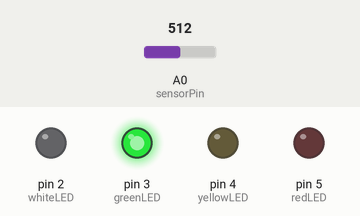
This sketch was run on a simulated Arduino Uno, built with avr-gcc and run on an emulated ATmega328P. On the bench: output pins drawn as LEDs (lit = HIGH). Inputs (shaded band) come from the test bench; at power-on: A0 (sensorPin) = 512. Pins used as bus, display or sensor lines are not drawn; what the sketch prints to the serial monitor is not drawn.

Above: at 1.8 s.
1.9 s: A0 (sensorPin) set to 535
3.4 s: A0 (sensorPin) set to 565
At 5.0 s:
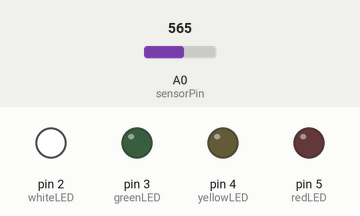
5.5 s: A0 (sensorPin) set to 440
At 7.2 s:
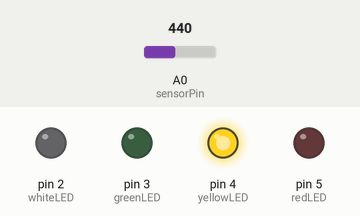
7.5 s: A0 (sensorPin) set to 315
9.2 s: A0 (sensorPin) set to 281
At 10.6 s:
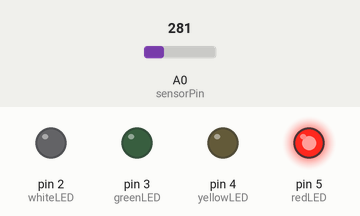
11.6 s: A0 (sensorPin) set to 0
At 12.9 s:
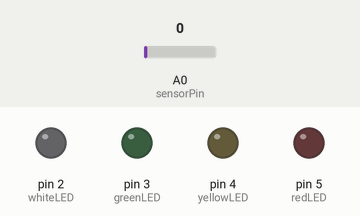
Timing chart, 0 to 14.6 s (numbered marks = the images above; inputs shaded):
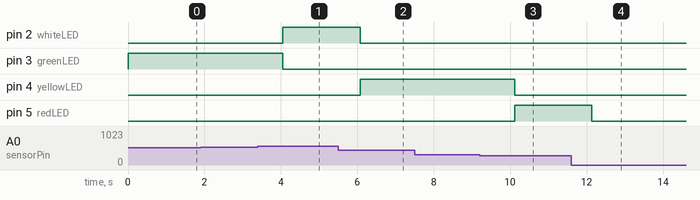

The sketch:

watersensor.ino
```cpp
/* Change these values based on your calibration values */
int lowerThreshold = 300;
int middleThreshold = 450;
int upperThreshold = 550;

// Sensor pins
#define sensorPower 7
#define sensorPin A0

// Value for storing water level
int val = 0;

// Declare pins to which LEDs are connected
int redLED = 5;
int yellowLED = 4;
int greenLED = 3;
int whiteLED = 2;

void setup() {
	Serial.begin(9600);
	pinMode(sensorPower, OUTPUT);
	digitalWrite(sensorPower, LOW);

	// Set LED pins as an OUTPUT
	pinMode(redLED, OUTPUT);
	pinMode(yellowLED, OUTPUT);
	pinMode(greenLED, OUTPUT);
  pinMode(whiteLED,OUTPUT);

	// Initially turn off all LEDs
	digitalWrite(redLED, LOW);
	digitalWrite(yellowLED, LOW);
	digitalWrite(greenLED, LOW);
  digitalWrite(whiteLED,LOW);
}

void loop() {
	int level = readSensor();

	if (level == 0) {
		Serial.println("Water Level: Empty");
    Serial.print(level);
		digitalWrite(redLED, LOW);
		digitalWrite(yellowLED, LOW);
		digitalWrite(greenLED, LOW);
    digitalWrite(whiteLED,LOW);
	}
	else if (level > 0 && level < lowerThreshold) {
		Serial.println("Water Level: Low\n");
    Serial.print(level);
		digitalWrite(redLED, HIGH);
		digitalWrite(yellowLED, LOW);
		digitalWrite(greenLED, LOW);
    digitalWrite(whiteLED,LOW);
	}
	else if (level >= lowerThreshold && level < middleThreshold) {
		Serial.println("Water Level: Medium\n");
    Serial.print(level);
		digitalWrite(redLED, LOW);
		digitalWrite(yellowLED, HIGH);
		digitalWrite(greenLED, LOW);
    digitalWrite(whiteLED,LOW);
	}
	else if (level >= middleThreshold && level < upperThreshold) {
		Serial.println("Water Level: High\n");
    Serial.print(level);
		digitalWrite(redLED, LOW);
		digitalWrite(yellowLED, LOW);
		digitalWrite(greenLED, HIGH);
    digitalWrite(whiteLED, LOW);
	}
  else if (level >= upperThreshold) {
    Serial.println("Water Level: High + \n");
    Serial.print(level);
		digitalWrite(redLED, LOW);
		digitalWrite(yellowLED, LOW);
		digitalWrite(greenLED, LOW);
    digitalWrite(whiteLED, HIGH);

  }
	delay(1000);
}

//This is a function used to get the reading
int readSensor() {
	digitalWrite(sensorPower, HIGH);
	delay(10);
	val = analogRead(sensorPin);
	digitalWrite(sensorPower, LOW);
	return val;
}
```

Measured:
- the behaviour switches between 549 and 550 on A0 (sensorPin) (found by bisection; images 0 and 1)
- the behaviour switches between 300 and 299 on A0 (sensorPin) (found by bisection; images 2 and 3)
- after the input at 1.9 s, every drawn part: stays the same
- after the input at 3.4 s, pin 2 (whiteLED): LOW → HIGH after 0.65 s; pin 3 (greenLED): HIGH → LOW after 0.65 s
- after the input at 5.5 s, pin 2 (whiteLED): HIGH → LOW after 0.57 s; pin 4 (yellowLED): LOW → HIGH after 0.57 s
- after the input at 7.5 s, every drawn part: stays the same
- after the input at 9.2 s, pin 4 (yellowLED): HIGH → LOW after 0.92 s; pin 5 (redLED): LOW → HIGH after 0.92 s
- after the input at 11.6 s, pin 5 (redLED): HIGH → LOW after 0.54 s
